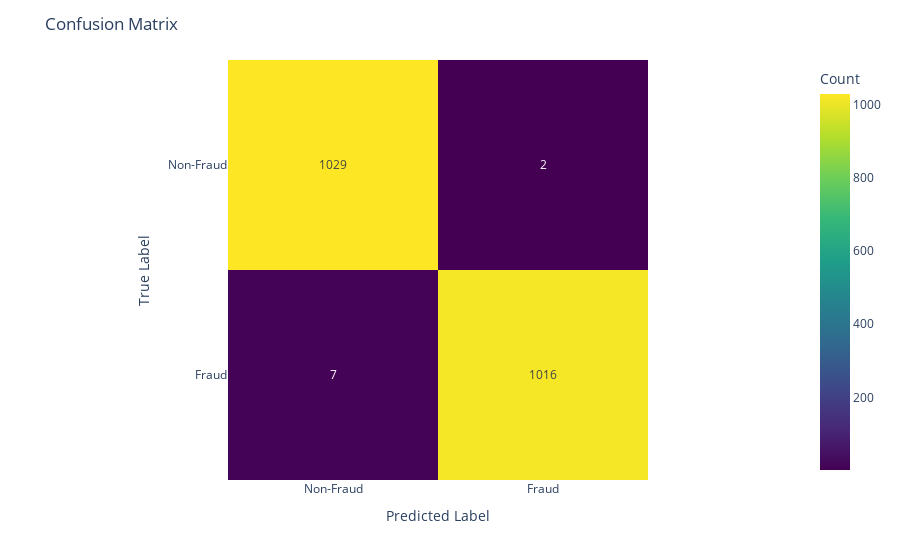

The cell this chart's notebook holds for it:
### Code cell
true_labels = test['is_fraud'].values
predicted_labels = pred_gate['prediction'].astype(int)  # Assuming 'prediction' contains the predicted class labels

# Compute additional metrics
precision = precision_score(true_labels, predicted_labels)
recall = recall_score(true_labels, predicted_labels)
f1 = f1_score(true_labels, predicted_labels)
roc_auc = roc_auc_score(true_labels, pred_gate[['0.0_probability', '1.0_probability']].values[:, 1])  # Use probability for class 1
conf_matrix = confusion_matrix(true_labels, predicted_labels)
class_report = classification_report(true_labels, predicted_labels)

metrics_table = PrettyTable()
metrics_table.field_names = ["Metric", "Value"]
metrics_table.add_row(["Precision", precision])
metrics_table.add_row(["Recall", recall])
metrics_table.add_row(["F1 Score", f1])
metrics_table.add_row(["ROC AUC Score", roc_auc])
print("Additional Evaluation Metrics:")
print(metrics_table)

# Print confusion matrix
conf_matrix_table = PrettyTable()
conf_matrix_table.field_names = ["", "Predicted Non-Fraud", "Predicted Fraud"]
conf_matrix_table.add_row(["Actual Non-Fraud", conf_matrix[0][0], conf_matrix[0][1]])
conf_matrix_table.add_row(["Actual Fraud", conf_matrix[1][0], conf_matrix[1][1]])
print("Confusion Matrix:")
print(conf_matrix_table)

# Print classification report
print("Classification Report:")
print(class_report)

import plotly.express as px
fig=px.imshow(conf_matrix,
             labels=dict(x="Predicted Label",y="True Label"))
fig=px.imshow(conf_matrix,labels=dict(x="Predicted Label", y="True Label", color="Count"),
      x=["Non-Fraud","Fraud"],
        y=["Non-Fraud","Fraud"],
       text_auto=True,
       color_continuous_scale='Viridis'
      )
fig.update_layout(title='Confusion Matrix')
fig.show()

### Figure 1 — Plotly figure (JSON) as saved in the notebook; plotly's stock layout.template omitted (floating-point values rounded to 4 significant figures)
{"data": [{"coloraxis": "coloraxis", "hovertemplate": "Predicted Label: %{x}<br>True Label: %{y}<br>Count: %{z}<extra></extra>", "name": "0", "texttemplate": "%{z}", "type": "heatmap", "x": ["Non-Fraud", "Fraud"], "xaxis": "x", "y": ["Non-Fraud", "Fraud"], "yaxis": "y", "z": [[1029, 2], [7, 1016]]}], "layout": {"coloraxis": {"colorbar": {"title": {"text": "Count"}}, "colorscale": [[0, "#440154"], [0.1111, "#482878"], [0.2222, "#3e4989"], [0.3333, "#31688e"], [0.4444, "#26828e"], [0.5556, "#1f9e89"], [0.6667, "#35b779"], [0.7778, "#6ece58"], [0.8889, "#b5de2b"], [1, "#fde725"]]}, "margin": {"t": 60}, "title": {"text": "Confusion Matrix"}, "xaxis": {"anchor": "y", "constrain": "domain", "domain": [0, 1], "scaleanchor": "y", "title": {"text": "Predicted Label"}}, "yaxis": {"anchor": "x", "autorange": "reversed", "constrain": "domain", "domain": [0, 1], "title": {"text": "True Label"}}}}
